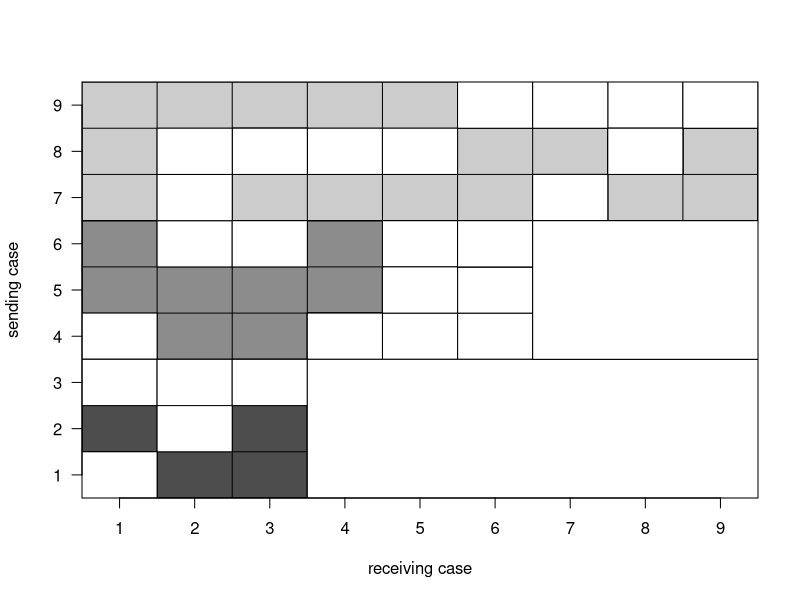

The R source for this figure:
# code assumes working directory is ./Supreme_Court_Citation_Network/R-Code

nodes_per_year <- 3
years <- 3

greyseq <- paste("grey",round(seq(30,80,length=years)),sep="")

cases <- years*nodes_per_year
pdf("../Tex/images/daggish.pdf",height=5,width=5)
par(las=1)
plot(1:(cases-1),1:(cases-1),type="n",xlim=c(0,cases),ylim=c(0,cases),xaxs="i",yaxs="i",xaxt="n",yaxt="n",ylab="sending case",xlab="receiving case")

yrstart=0
for(yr in 1:years){
	rect(xleft=0,xright=yrstart+nodes_per_year,ybottom=yrstart,ytop=yrstart+nodes_per_year,col=greyseq[yr])
	rect(xleft=yrstart+nodes_per_year,xright=yrstart+nodes_per_year,ybottom=yrstart,ytop=yrstart+nodes_per_year,col=greyseq[yr])
	yrstart=yrstart+nodes_per_year
	
}

abline(h=0:cases,v=0:cases)


set.seed(1234)
nzeros <- round(0.7*cases^2)
zeros.sender <- c(1:cases,sample(1:cases,nzeros,rep=T))
zeros.receiver <- c(1:cases,sample(1:cases,nzeros,rep=T))

for(i in 1:nzeros){
	rect(xleft = zeros.receiver[i]-1,xright=zeros.receiver[i],ybottom=zeros.sender[i]-1,zeros.sender[i],col="white")
}


yrstart=0
for(yr in 1:years){
	rect(xleft=yrstart+nodes_per_year,xright=cases,ybottom=yrstart,ytop=yrstart+nodes_per_year,col="white")
	yrstart=yrstart+nodes_per_year
	
}

axis(1,at=(1:cases-0.5),lab=as.character(1:cases))
axis(2,at=(1:cases-0.5),lab=as.character(1:cases))

dev.off()
